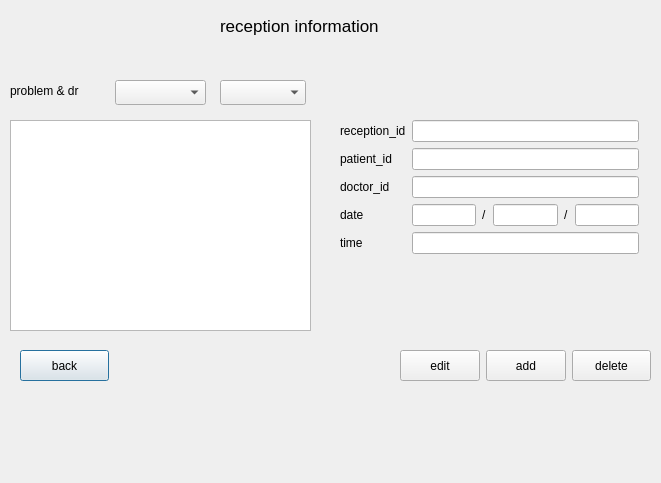
<?xml version="1.0" encoding="UTF-8"?>
<ui version="4.0">
 <class>ReceptionDialog</class>
 <widget class="QDialog" name="ReceptionDialog">
  <property name="geometry">
   <rect>
    <x>0</x>
    <y>0</y>
    <width>661</width>
    <height>483</height>
   </rect>
  </property>
  <property name="windowTitle">
   <string>Dialog</string>
  </property>
  <widget class="QPushButton" name="pushButton_back_recp">
   <property name="geometry">
    <rect>
     <x>20</x>
     <y>350</y>
     <width>89</width>
     <height>31</height>
    </rect>
   </property>
   <property name="text">
    <string>back</string>
   </property>
  </widget>
  <widget class="QLabel" name="label_recp_info">
   <property name="geometry">
    <rect>
     <x>220</x>
     <y>10</y>
     <width>191</width>
     <height>31</height>
    </rect>
   </property>
   <property name="font">
    <font>
     <pointsize>13</pointsize>
    </font>
   </property>
   <property name="text">
    <string>reception information</string>
   </property>
  </widget>
  <widget class="QTableView" name="tableView_recp">
   <property name="geometry">
    <rect>
     <x>10</x>
     <y>120</y>
     <width>301</width>
     <height>211</height>
    </rect>
   </property>
  </widget>
  <widget class="QWidget" name="layoutWidget">
   <property name="geometry">
    <rect>
     <x>400</x>
     <y>350</y>
     <width>251</width>
     <height>31</height>
    </rect>
   </property>
   <layout class="QHBoxLayout" name="horizontalLayout">
    <item>
     <widget class="QPushButton" name="pushButton_edit_recp">
      <property name="maximumSize">
       <size>
        <width>150</width>
        <height>150</height>
       </size>
      </property>
      <property name="text">
       <string>edit</string>
      </property>
     </widget>
    </item>
    <item>
     <widget class="QPushButton" name="pushButton_add_recp">
      <property name="maximumSize">
       <size>
        <width>150</width>
        <height>150</height>
       </size>
      </property>
      <property name="text">
       <string>add</string>
      </property>
     </widget>
    </item>
    <item>
     <widget class="QPushButton" name="pushButton_delete_recp">
      <property name="minimumSize">
       <size>
        <width>20</width>
        <height>20</height>
       </size>
      </property>
      <property name="maximumSize">
       <size>
        <width>150</width>
        <height>150</height>
       </size>
      </property>
      <property name="text">
       <string>delete</string>
      </property>
     </widget>
    </item>
   </layout>
  </widget>
  <widget class="QWidget" name="layoutWidget">
   <property name="geometry">
    <rect>
     <x>340</x>
     <y>120</y>
     <width>299</width>
     <height>201</height>
    </rect>
   </property>
   <layout class="QFormLayout" name="formLayout">
    <item row="0" column="0">
     <widget class="QLabel" name="label_recp_id">
      <property name="text">
       <string>reception_id</string>
      </property>
     </widget>
    </item>
    <item row="0" column="1">
     <widget class="QLineEdit" name="lineEdit_recp_id"/>
    </item>
    <item row="1" column="0">
     <widget class="QLabel" name="label_recp_pt_id">
      <property name="text">
       <string>patient_id</string>
      </property>
     </widget>
    </item>
    <item row="1" column="1">
     <widget class="QLineEdit" name="lineEdit_recp_pt_id"/>
    </item>
    <item row="2" column="0">
     <widget class="QLabel" name="label_recep_dr_id">
      <property name="text">
       <string>doctor_id</string>
      </property>
     </widget>
    </item>
    <item row="2" column="1">
     <widget class="QLineEdit" name="lineEdit_recp_dr_id"/>
    </item>
    <item row="3" column="0">
     <widget class="QLabel" name="label_recp_date">
      <property name="text">
       <string>date</string>
      </property>
     </widget>
    </item>
    <item row="3" column="1">
     <layout class="QHBoxLayout" name="horizontalLayout_2">
      <item>
       <widget class="QLineEdit" name="lineEdit_date_year">
        <property name="maximumSize">
         <size>
          <width>150</width>
          <height>150</height>
         </size>
        </property>
       </widget>
      </item>
      <item>
       <widget class="QLabel" name="label_s_date_recp_1">
        <property name="text">
         <string>/</string>
        </property>
       </widget>
      </item>
      <item>
       <widget class="QLineEdit" name="lineEdit_date_m_pt"/>
      </item>
      <item>
       <widget class="QLabel" name="label_s_date_recp_2">
        <property name="text">
         <string>/</string>
        </property>
       </widget>
      </item>
      <item>
       <widget class="QLineEdit" name="lineEdit_date_d_recp"/>
      </item>
     </layout>
    </item>
    <item row="4" column="0">
     <widget class="QLabel" name="label_recp_time">
      <property name="text">
       <string>time</string>
      </property>
     </widget>
    </item>
    <item row="4" column="1">
     <widget class="QLineEdit" name="lineEdit_recp_time"/>
    </item>
   </layout>
  </widget>
  <widget class="QLabel" name="label">
   <property name="geometry">
    <rect>
     <x>10</x>
     <y>80</y>
     <width>101</width>
     <height>21</height>
    </rect>
   </property>
   <property name="text">
    <string>problem &amp; dr</string>
   </property>
  </widget>
  <widget class="QComboBox" name="comboBox_recp_problem">
   <property name="geometry">
    <rect>
     <x>115</x>
     <y>80</y>
     <width>91</width>
     <height>25</height>
    </rect>
   </property>
  </widget>
  <widget class="QComboBox" name="comboBox_recp_dr">
   <property name="geometry">
    <rect>
     <x>220</x>
     <y>80</y>
     <width>86</width>
     <height>25</height>
    </rect>
   </property>
  </widget>
 </widget>
 <resources/>
 <connections/>
</ui>
